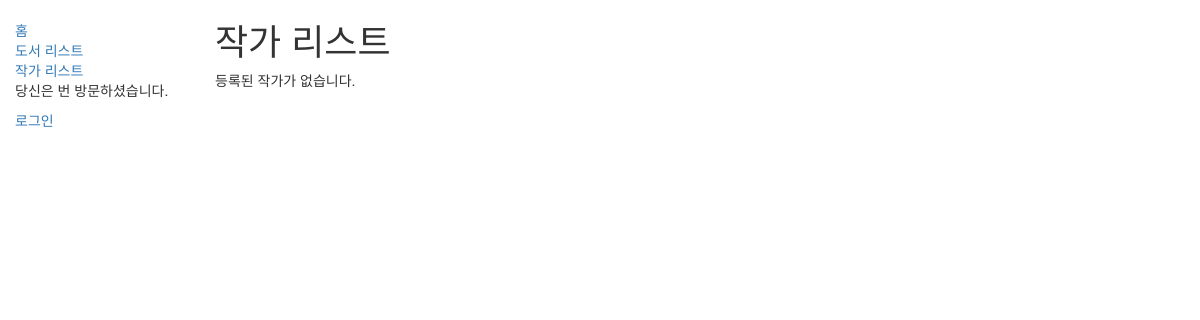
Page /catalog/authors/ on the earlier database version.
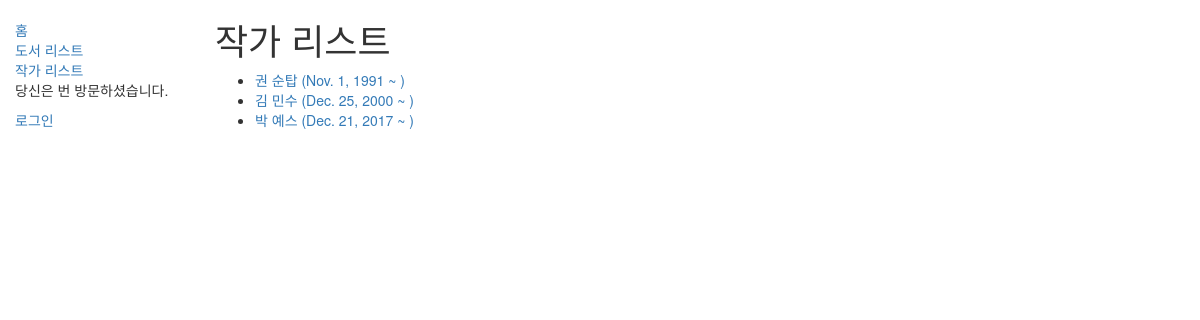
Same page on the later database version.
### catalog/models.py (models this page shows, shortened)
class Author(models.Model):
	first_name = models.CharField(max_length=100)
	last_name = models.CharField(max_length=100)
	date_of_birth = models.DateField(null=True, blank=True)
	date_of_death = models.DateField('Died', null=True, blank=True)
	def get_absolute_url(self):
		return reverse('author-detail', args=[str(self.id)])

### catalog/views.py (the view)
class AuthorListView(generic.ListView):
	model = Author

### catalog/templates/catalog/author_list.html (shortened to what this page needs)
{% extends "base_generic.html" %}
{% block content %}
<h1>작가 리스트</h1>
	{% if author_list %}
		<ul>
			{% for author in author_list %}
			<li>
				<a href="{{ author.get_absolute_url }}">
					{{ author.last_name }} {{ author.first_name }} ({{ author.date_of_birth }} ~
					)
				</a>
			{% endfor %}
		</ul>
	{% else %}
		<p>등록된 작가가 없습니다.</p>
	{% endif %}
{% endblock %}

### catalog/templates/base_generic.html (shortened to what this page needs)
<!DOCTYPE html>
<html lang="en">
<head>
	<link rel="stylesheet" href="https://maxcdn.bootstrapcdn.com/bootstrap/3.3.7/css/bootstrap.min.css">
	{% load static %}
	<link rel = "stylesheet" href="{% static 'css/styles.css' %}">
</head>
<body>
	<div class = "container-fluid">
		<div class = "row">
			<div class = "col-sm-2">
				{% block sidebar %}
					<ul class = "sidebar-nav">
					<li><a href="{% url 'index' %}">홈</a></li>
					<li><a href="{% url 'books' %}">도서 리스트</a></li>
					<li><a href="{% url 'authors' %}">작가 리스트</a></li>
					<p>당신은 {{ num_visits }}번 방문하셨습니다.</p>
				{% endblock %}
				{% if user.is_authenticated %}
					<li>User: {{ user.get_username }}</li>
					<li><a href="{% url 'my-borrowed' %}">My 대여 목록</a></li>
					<li><a href="{% url 'logout' %}?next={{request.path}}">로그아웃</a></li>
				{% else %}
					<li><a href="{% url 'login' %}?next={{request.path}}">로그인</a></li>
				{% endif %}
				</ul>
			</div>
			<div class="col-sm-10">
				{% block content %}{% endblock %}
			</div>
		</div>
	</div>
</body>
</html>

### catalog/static/css/styles.css (style rules this page uses)
.sidebar-nav { margin-top: 20px; padding: 0; list-style: none; }

Differences in the rows shown:
added Author: last_name "권", first_name "순탑", date_of_birth "Nov. 1, 1991"
added Author: last_name "김", first_name "민수", date_of_birth "Dec. 25, 2000"
added Author: last_name "박", first_name "예스", date_of_birth "Dec. 21, 2017"
Other differences:
text no longer shown: "등록된 작가가 없습니다."
